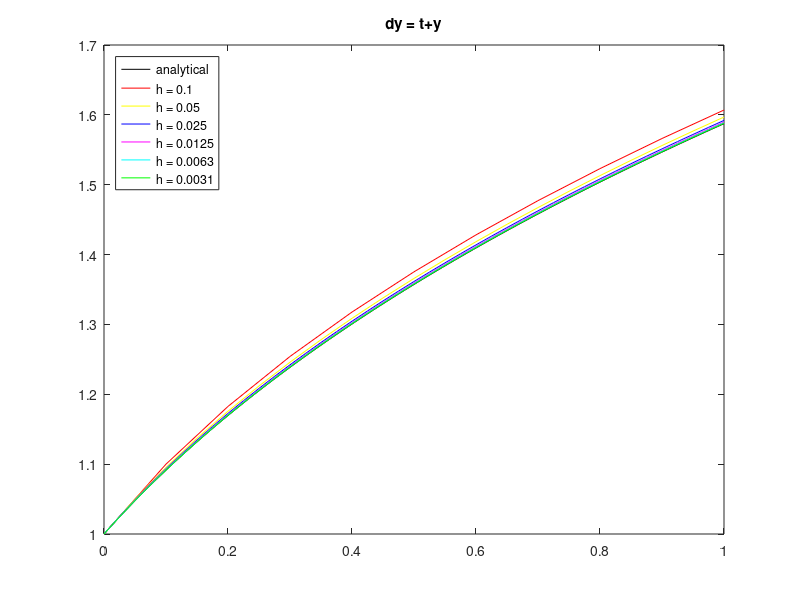
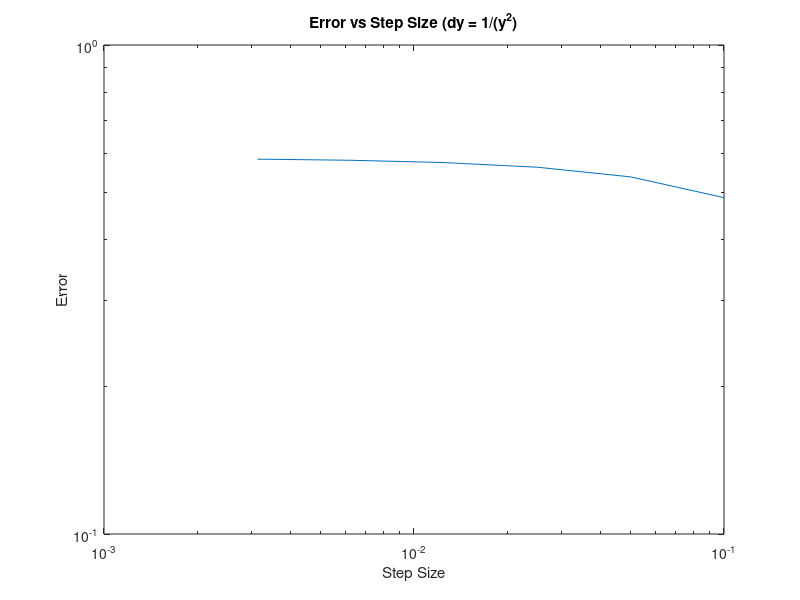

The MATLAB script that drew these images, in order: (Note: this script raises an error after producing the figures.)
%% R4.1

y0 = 1;

%function
% dy = @(t,y) t;
% fy = @(t) ((t^2)/2) + 1;
% 
% dy = @(t,y) 2*(t+1)*y;
% fy = @(t) exp((t^2)+(2*t));

dy = @(t,y) 1/(y^2);
fy = @(t) ((3*t)+1)^(1/3);
% % 
% dy = @(t,y) t+y;
% fy = @(t) (-t)+(2*exp(t))-1;

%exact answer

tExact = linspace(0,1,100);
yExact = zeros(1,100);
yExact(1) = y0;

for n = 1:length(tExact)
    
    yExact(n) = fy(tExact(n));
end

h = zeros(6,1);
for k = 0:5
   h(k+1) = 0.1*(2^(-k)); 
end

% Euler's Method code taken 
% from https://www.mathworks.com/matlabcentral/answers/278300-matlab-code-help-on-euler-s-method
% Initial conditions and setup
t1 = 0:h(1):1;  % the range of x
y1 = zeros(size(t1));  % allocate the result y
y1(1) = 1;  % the initial y value
n = numel(y1);  % the number of y values
% The loop to solve the DE
for i=1:n-1
    f = dy(t1(i),y1(i));
    y1(i+1) = y1(i) + h(1) * f;
end

t2 = 0:h(2):1;  % the range of x
y2 = zeros(size(t2));  % allocate the result y
y2(1) = 1;  % the initial y value
n = numel(y2);  % the number of y values
% The loop to solve the DE
for i=1:n-1
    f = dy(t2(i),y2(i));
    y2(i+1) = y2(i) + h(2) * f;
end

t3 = 0:h(3):1;  % the range of x
y3 = zeros(size(t3));  % allocate the result y
y3(1) = 1;  % the initial y value
n = numel(y3);  % the number of y values
% The loop to solve the DE
for i=1:n-1
    f = dy(t3(i),y3(i));
    y3(i+1) = y3(i) + h(3) * f;
end

t4 = 0:h(4):1;  % the range of x
y4 = zeros(size(t4));  % allocate the result y
y4(1) = 1;  % the initial y value
n = numel(y4);  % the number of y values
% The loop to solve the DE
for i=1:n-1
    f = dy(t4(i),y4(i));
    y4(i+1) = y4(i) + h(4) * f;
end

t5 = 0:h(5):1;  % the range of x
y5 = zeros(size(t5));  % allocate the result y
y5(1) = 1;  % the initial y value
n = numel(y5);  % the number of y values
% The loop to solve the DE
for i=1:n-1
    f = dy(t5(i),y5(i));
    y5(i+1) = y5(i) + h(5) * f;
end

t6 = 0:h(6):1;  % the range of x
y6 = zeros(size(t6));  % allocate the result y
y6(1) = 1;  % the initial y value
n = numel(y6);  % the number of y values
% The loop to solve the DE
for i=1:n-1
    f = dy(t6(i),y6(i));
    y6(i+1) = y6(i) + h(6) * f;
end


figure;
plot(tExact,yExact,'-k',t1,y1,'-r',t2,y2,'-y',t3,y3,'-b',t4,y4,'-m',t5,y5,'-c',t6,y6,'-g');
title('dy = t+y');
legend('analytical','h = 0.1','h = 0.05','h = 0.025','h = 0.0125','h = 0.0063','h = 0.0031','Location','northwest');

%% R4.1 again

% t is fixed
t = 1;
y0 = 1;

h = zeros(6,1);
for k = 0:5
   h(k+1) = 0.1*(2^(-k)); 
end

%function
% dy = @(t,y) t;
% fy = @(t) ((t^2)/2) + 1;
% 
% dy = @(t,y) 2*(t+1)*y;
% fy = @(t) exp((t^2)+(2*t));
% % 
dy = @(t,y) 1/(y^2);
fy = @(t) ((3*t)+1)^(1/3);
% 
% dy = @(t,y) t+y;
% fy = @(t) (-t)+(2*exp(t))-1;

yExact = fy(t);
yPlot = zeros(size(h));
f = dy(t,y0);

for n = 1:size(h)
   y = y0+h(n)*f;
   yPlot(n) = abs(yExact - y);
end

figure;
loglog(h,yPlot);
title('Error vs Step Size (dy = 1/(y^2)');
ylabel('Error');
xlabel('Step Size');
%% R4.3

y0 = 1;

h = 0.05;

%functions
% dy = @(t,y) t;
% fy = @(t) ((t^2)/2) + 1;
% % 
% dy = @(t,y) 2*(t+1)*y;
% fy = @(t) exp((t^2)+(2*t));
% % 
dy = @(t,y) 1/(y^2);
fy = @(t) ((3*t)+1)^(1/3);
% 
% dy = @(t,y) t+y;
% fy = @(t) (-t)+(2*exp(t))-1;

%Exact answer
tExact = linspace(0,1,100);
yExact = zeros(1,100);
yExact(1) = y0;

for n = 1:length(tExact)
    
    yExact(n) = fy(tExact(n));
end

%MATLAB ode45 code
t = 0:h:1;
[t1,y1] = ode45(dy,t,y0);

%Euler method
t2 = 0:h:1;  % the range of x
y2 = zeros(size(t2));  % allocate the result y
y2(1) = 1;  % the initial y value
n = numel(y2);  % the number of y values
% The loop to solve the DE
for i=1:n-1
    f = dy(t2(i),y2(i));
    y2(i+1) = y2(i) + h(1) * f;
end

%RK4.m
tinit = [0,1];
[t3,y3] = RK4(dy,tinit,y0,h);

figure;
plot(tExact,yExact,'-k',t1,y1,'-r',t2,y2,'-g',t3,y3,'--b');
legend('analytical','ode45 (h = 0.05)','Euler method (h = 0.05)','fixed step RK4','Location','northwest');
title('dy = 1/(y^2), h = 0.05');


%% R4.5

y0 = [10;10];
t0 = 0;
tFinal = 300;

% equations
f = @(t,u) [(1.1*u(1)) - (0.4*(u(1)))*(u(2));(0.1*(u(1))*(u(2))) - (0.4*(u(2)))];
Heq = @(x,y) (0.4*y)-(1.1*(log(y)))+(0.1*x)-(0.4*log(x));

[t,y] = ode45(f,[t0 tFinal],y0);

% code taken from https://www.mathworks.com/help/matlab/math/numerical-integration-of-differential-equations.html
plot(t,y);
title('Population vs t');
xlabel('t');
ylabel('Population');
legend('Prey','Predators');

%code taken from contour_example.m on blackboard
% [X,Y] = meshgrid(y(:,1),y(:,2));
% H = Heq(X,Y);
% 
% contour(X,Y,H);
% colorbar, colormap bone;
% title("Contours of LV equations",'FontSize',20);
% xlabel('x','FontSize',16);
% ylabel('y','FontSize',16);



